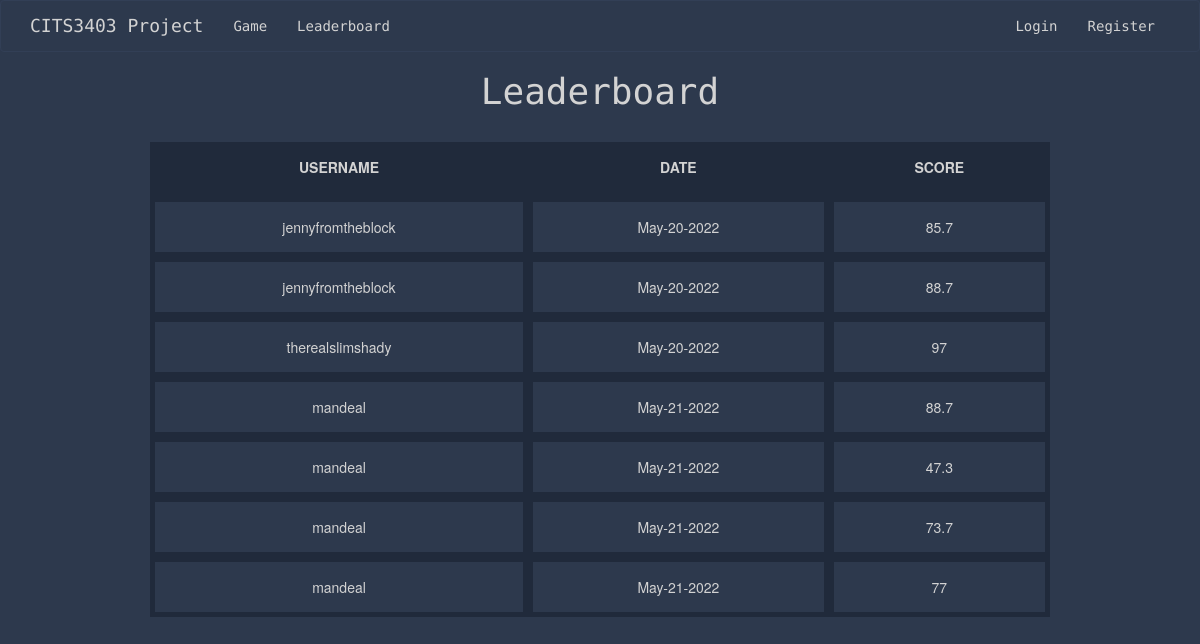
The page /leaderboard on the database as committed earlier.
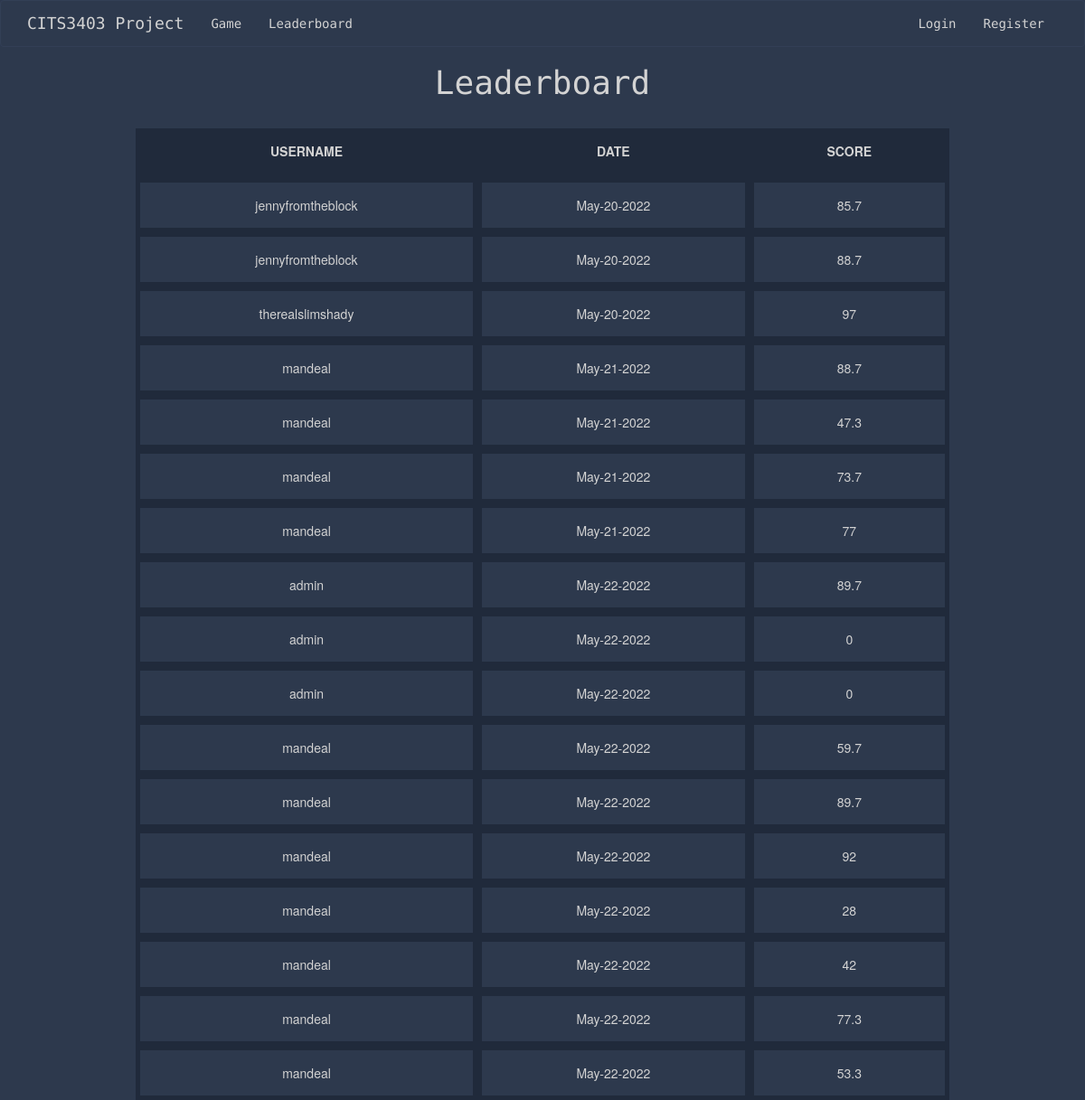
The same page on the database as committed later.
### app/models.py (models this page shows, shortened)
class Score(UserMixin, db.Model):
    id = db.Column(db.Integer, primary_key=True)
    user_score = db.Column(db.Integer)
    user_id = db.Column(db.Integer, db.ForeignKey("user.id"))
    today = date.today()
    format_date = today.strftime("%b-%d-%Y") #strips minutes, formats the date eg May-16-2022
    date = db.Column(db.String, default=format_date)

class User(UserMixin, db.Model):
    id = db.Column(db.Integer, primary_key=True)
    username = db.Column(db.String(64), index=True, unique=True)
    email = db.Column(db.String(120), index=True, unique=True)
    password_hash = db.Column(db.String(128))
    user_stats = db.relationship('Score', backref='user', lazy=True)

### app/routes.py (the view)
@app.route('/leaderboard', methods=['GET', 'POST'])
def leaderboard():
    all_scores = Score.query.all()
    user = User.query.all()
    if current_user.is_authenticated:
        user_id = current_user.id
    return render_template('leaderboard.html', title='Leaderboard', scores=all_scores, user=user)

### app/templates/leaderboard.html
{% extends "base.html" %}
{% block content %}
<h1>Leaderboard</h1>
    <table id="myTable" class="tablesorter">
        <thead>
            <tr>
                <th> USERNAME </th>
                <th> DATE </th>
                <th> SCORE </th>
            </tr>
        </thead>
        <tbody>
            {% for score in scores %}
                <tr>
                    <td> {{ score.user.username }} </td>
                    <td> {{ score.date }} </td>
                    <td> {{ score.user_score }}</td>
                </tr>
            {% endfor %}
        </tbody>
    </table>
{% endblock %}

### app/templates/base.html (shortened to what this page needs)
{% extends 'bootstrap/base.html' %}
{% block styles %}
{{ super() }}
<head>
<link rel="stylesheet" href="{{ url_for('static', filename='css/stylesheet.css') }}">
</head>
{% endblock %}
{% block navbar %}
<nav class="navbar navbar-default">
    <div class="container">
        <div class="navbar-header">
            <a class="navbar-brand" href="{{ url_for('index') }}">CITS3403 Project</a>
        </div>
        <div class="collapse navbar-collapse" id="bs-example-navbar-collapse-1">
            <ul class="nav navbar-nav navbar-left">
                {% if current_user.is_anonymous %}
                <li><a href="{{ url_for('game') }}">Game</a></li>
                <li><a href="{{ url_for('leaderboard') }}">Leaderboard</a></li>
                {% else %}
                <li><a href="{{ url_for('game') }}">Game</a></li>
                <li><a href="{{ url_for('leaderboard') }}">Leaderboard</a></li>
                <li><a href="{{ url_for('user_stats') }}">Profile</a></li>
                <li><a href="{{ url_for('admin') }}">Admin</a></li>
                {% endif %}
            </ul>
            <ul class="nav navbar-nav navbar-right">
                {% if current_user.is_anonymous %}
                <li><a href="{{ url_for('login') }}">Login</a></li>
                <li><a href="{{ url_for('register') }}">Register</a></li>
                {% else %}
                <li><a href="{{ url_for('logout') }}">Logout</a></li>
                {% endif %}
            </ul>
        </div>
    </div>
</nav>
{% endblock %}

### app/static/css/stylesheet.css (style rules this page uses)
head,body { text-align: center; }
body { background: #2d394d; color: lightgrey; }
.center, h1 { text-align: center; font-family: 'Source Code Pro', monospace; }
ul { display: inline-block; text-align: left; list-style-type: square; }
a { color: lightgrey !important; }
.navbar-default { background: #2d394d; border-color: #323f56; font-family: 'Source Code Pro', monospace; }
table { border-collapse: separate; width: 75%; margin-left: auto; margin-right: auto; margin-top: 30px; }
th, td { border: 5px solid #202a3b; padding: 15px; text-align: center; margin: none; }
th { border-top: none; font-weight: bold; background-color: #202a3b; }

Rows that differ between the two databases and show on the page:
added Score: user.username "admin", date "May-22-2022", user_score "89.7"
added Score: user.username "admin", date "May-22-2022", user_score "0"
added Score: user.username "admin", date "May-22-2022", user_score "0"
added Score: user.username "mandeal", date "May-22-2022", user_score "59.7"
added Score: user.username "mandeal", date "May-22-2022", user_score "89.7"
added Score: user.username "mandeal", date "May-22-2022", user_score "92"
added Score: user.username "mandeal", date "May-22-2022", user_score "28"
added Score: user.username "mandeal", date "May-22-2022", user_score "42"
added Score: user.username "mandeal", date "May-22-2022", user_score "77.3"
added Score: user.username "mandeal", date "May-22-2022", user_score "53.3"
